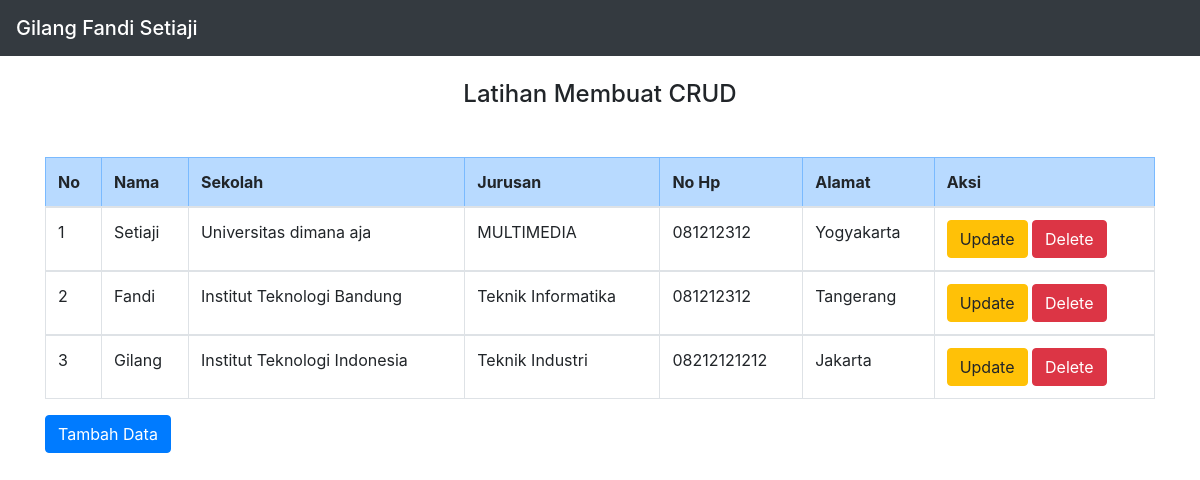
The page / on the database its author committed.
### tables this page shows
CREATE TABLE `peserta` (
  `id_peserta` int(11) NOT NULL,
  `nama` varchar(50) NOT NULL,
  `sekolah` varchar(50) NOT NULL,
  `jurusan` varchar(50) NOT NULL,
  `no_hp` char(13) NOT NULL,
  `alamat` varchar(50) NOT NULL
);

### index.php (the view, shortened to what this page needs)
<!DOCTYPE html>
<html>
<head>
<link rel="stylesheet" href="https://cdn.jsdelivr.net/npm/bootstrap@4.6.1/dist/css/bootstrap.min.css">
</head>
<body>
    <nav class="navbar navbar-dark bg-dark">
            <span class="navbar-brand mb-0 h1">Gilang Fandi Setiaji</span>
    </nav>
<div class="container">
    <br>
    <h4><center>Latihan Membuat CRUD</center></h4>
     <tr class="table-danger">
            <br>
        <thead>
        <tr>
       <table class="my-3 table table-bordered">
            <tr class="table-primary">
            <th>No</th>
            <th>Nama</th>
            <th>Sekolah</th>
            <th>Jurusan</th>
            <th>No Hp</th>
            <th>Alamat</th>
            <th colspan='2'>Aksi</th>
        </tr>
        </thead>
        <?php
        include "koneksi.php";
        $sql="select * from peserta order by id_peserta desc";
        $hasil=mysqli_query($kon,$sql);
        $no=0;
        while ($data = mysqli_fetch_array($hasil)) {
            $no++;
            ?>
            <tbody>
            <tr>
                <td><?php echo $no;?></td>
                <td><?php echo $data["nama"]; ?></td>
                <td><?php echo $data["sekolah"];   ?></td>
                <td><?php echo $data["jurusan"];   ?></td>
                <td><?php echo $data["no_hp"];   ?></td>
                <td><?php echo $data["alamat"];   ?></td>
                <td>
                    <a href="update.php?id_peserta=<?php echo htmlspecialchars($data['id_peserta']); ?>" class="btn btn-warning" role="button">Update</a>
                    <a href="<?php echo htmlspecialchars($_SERVER["PHP_SELF"]);?>?id_peserta=<?php echo $data['id_peserta']; ?>" class="btn btn-danger" role="button">Delete</a>
                </td>
            </tr>
            </tbody>
            <?php
        }
        ?>
    <a href="create.php" class="btn btn-primary" role="button">Tambah Data</a>
</div>
</body>
</html>

### rows shown on the page
peserta: nama "Setiaji", sekolah "Universitas dimana aja", jurusan "MULTIMEDIA", no_hp "081212312", alamat "Yogyakarta"
peserta: nama "Fandi", sekolah "Institut Teknologi Bandung", jurusan "Teknik Informatika", no_hp "081212312", alamat "Tangerang"
peserta: nama "Gilang", sekolah "Institut Teknologi Indonesia", jurusan "Teknik Industri", no_hp "08212121212", alamat "Jakarta"
